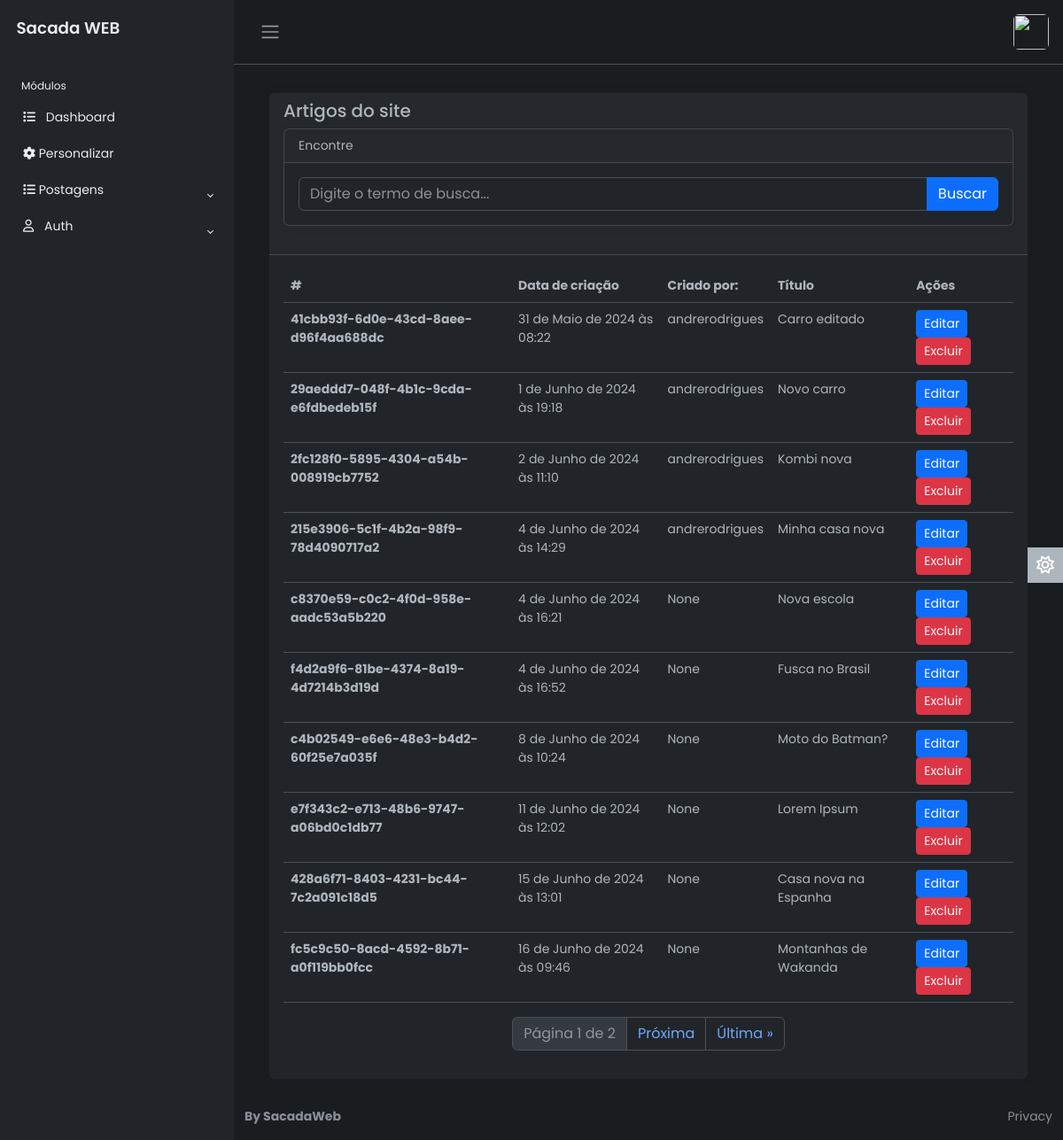
Before: /posts/ (signed in) with the older database file.
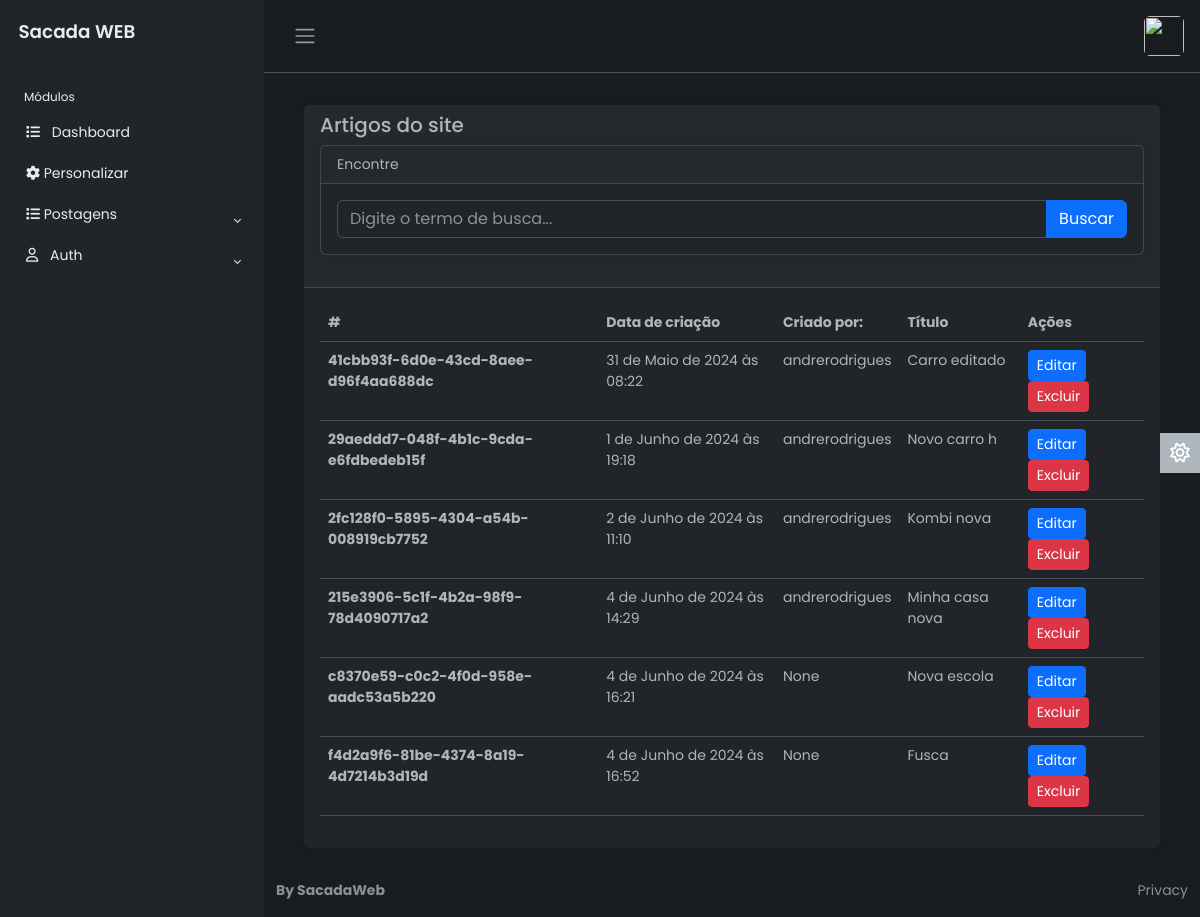
After: the same page with the newer database file.
### posts_app/models.py (models this page shows, shortened)
class Post(models.Model):
    owner = models.ForeignKey(User, on_delete=models.CASCADE, null=True, blank=True, verbose_name='Autor')
    name = models.CharField(max_length=255, verbose_name='Título')
    image = models.ImageField(
        null=True, blank=True, default="default.jpg", upload_to='images/',  verbose_name='Imagem')
    short_description = models.CharField(max_length=2000, null=True, blank=True, verbose_name='Descrição Curta')
    description = models.TextField(null=True, blank=True,verbose_name='Descrição')
    categories = models.ManyToManyField('Category', blank=True , verbose_name='Categorias' )
    created = models.DateTimeField(auto_now_add=True, verbose_name='Data de Criação')
    id = models.UUIDField(default = uuid.uuid4, unique=True,
                        primary_key=True, editable=False)
    class Meta:
        verbose_name = ("Postagem")
        verbose_name_plural = ("Postagens")

### posts_app/views.py (the view, shortened to what this page needs)
# urls.py: path('posts/', ListPostsBack.as_view(), name='post-list'),
class ListPostsBack(LoginRequiredMixin, ListView):
    template_name = 'post-list-back.html'
    model = Post
    context_object_name = 'posts'
    paginate_by = 10
    def get_queryset(self):
        queryset = super().get_queryset()
        search_query = self.request.GET.get('search_query', '')
        return queryset  # Return the filtered queryset
    def get_context_data(self, **kwargs):
        context = super().get_context_data(**kwargs)
        search_query = self.request.GET.get('search_query', '')
        context['search_query'] = search_query
        context['no_results'] = not self.get_queryset().exists()
        return context

### posts_app/templates/post-list-back.html (shortened to what this page needs)
{% extends 'main.html' %}
{% block content %}
<div class="container pt-4">
    <div class="row">
        <div class="col-lg-12">
            <div class="card border-0">
                <div class="card-header">
                    <h5 class="card-title">
                        Artigos do site
                    </h5>
                    <div class="card mb-4">
                        <div class="card-header">Encontre</div>
                        <form class="form" action="{% url 'post-list' %}" method="get">
                            <div class="card-body">
                                <div class="input-group">
                                    <input class="form-control" value="{{ search_query }}" name="search_query" type="text" placeholder="Digite o termo de busca..." aria-label="Digite o termo de busca..." aria-describedby="button-search" />
                                    <input class="btn btn-primary" id="button-search" type="submit" value="Buscar" />
                                </div>
                            </div>
                        </form>
                    </div>
                </div>
                <div class="card-body">
                    {% if not posts %}
                        <div class="col-lg-12">
                            <div class="alert alert-warning" role="alert">
                                Não encontramos resultados para sua busca.
                            </div>
                        </div>
                    {% else %}
                        <table id="posts-table" class="table">
                            <thead>
                                <tr>
                                    <th scope="col">#</th>
                                    <th scope="col">Data de criação</th>
                                    <th scope="col">Criado por:</th>
                                    <th scope="col">Título</th>
                                    <th scope="col">Ações</th>
                                </tr>
                            </thead>
                            <tbody>
                                {% for post in posts %}
                                <tr>
                                    <th scope="row">{{ post.id }}</th>
                                    <td>{{ post.created }}</td>
                                    <td>{{ post.owner }}</td>
                                    <td>{{ post.name }}</td>
                                    <td>
                                        <a href="{% url 'post-edit' post.id %}" class="btn btn-sm btn-primary">Editar</a>
                                        <a href="{% url 'post-delete' post.pk %}" class="btn btn-sm btn-danger">Excluir</a>
                                    </td>
                                </tr>
                                {% endfor %}
                            </tbody>
                        </table>
                        {% if is_paginated %}
                            <nav aria-label="Navegação">
                                <ul class="pagination justify-content-center">
                                    <li class="page-item disabled">
                                        <a class="page-link" href="#">Página {{ page_obj.number }} de {{ page_obj.paginator.num_pages }}</a>
                                    </li>
                                    {% if page_obj.has_next %}
                                        <li class="page-item">
                                            <a class="page-link" href="?page={{ page_obj.next_page_number }}">Próxima</a>
                                        </li>
                                        <li class="page-item">
                                            <a class="page-link" href="?page={{ page_obj.paginator.num_pages }}">Última &raquo;</a>
                                        </li>
                                    {% endif %}
                                </ul>
                            </nav>
                        {% endif %}
                    {% endif %}
                </div>
            </div>
        </div>
    </div>
</div>
{% endblock %}

Changed rows visible on the page:
removed Post: id "c4b02549-e6e6-48e3-b4d2-60f25e7a035f", created "8 de Junho de 2024 às 10:24", owner "None", name "Moto do Batman?"
removed Post: id "e7f343c2-e713-48b6-9747-a06bd0c1db77", created "11 de Junho de 2024 às 12:02", owner "None", name "Lorem Ipsum"
removed Post: id "428a6f71-8403-4231-bc44-7c2a091c18d5", created "15 de Junho de 2024 às 13:01", owner "None", name "Casa nova na Espanha"
removed Post: id "fc5c9c50-8acd-4592-8b71-a0f119bb0fcc", created "16 de Junho de 2024 às 09:46", owner "None", name "Montanhas de Wakanda"
changed Post "29aeddd7-048f-4b1c-9cda-e6fdbedeb15f": name "Novo carro" → "Novo carro h"
changed Post "f4d2a9f6-81be-4374-8a19-4d7214b3d19d": name "Fusca no Brasil" → "Fusca"
Other visible differences:
{{ page_obj.number }}: "1" → (not shown)
{{ page_obj.paginator.num_pages }}: "2" → (not shown)
text no longer shown: "Página de Próxima Última »"
